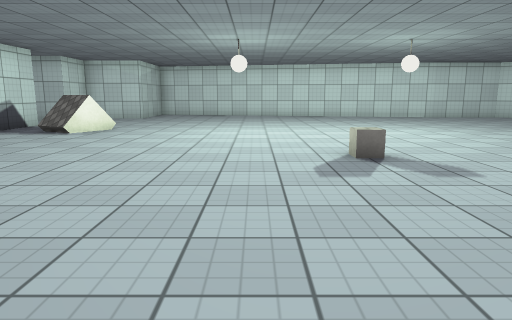
[1] (above)

17 first-person views from a walk through a 3-D level made in the Unity game engine. The camera is 1.3 m above the floor, tilts 10° down and sees 70° across. The floor is counted in squares, 1.2 m on a side. Each view is taken from the middle of a square. On the plan, view 1 faces up. The plan holds only what a view shows up to about 14 squares ahead; the rest is blank. The player character is not drawn. Surface patterns are stand-ins for the level's own textures.

[2]
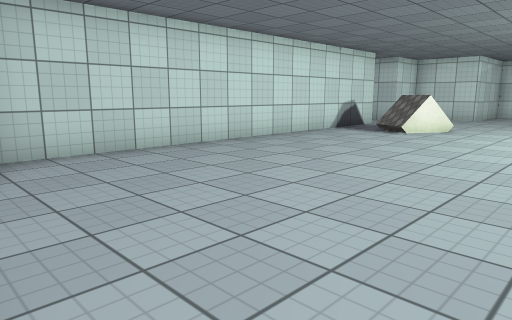

[3]
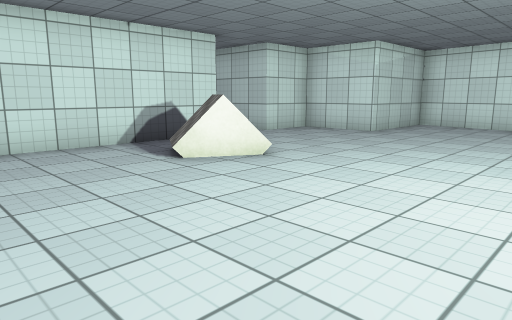

[4]
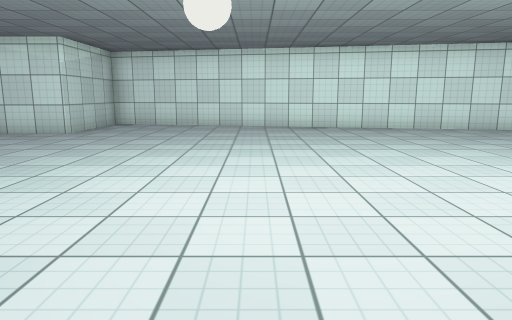

[5]
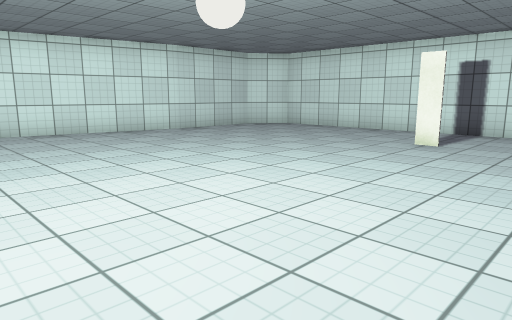

[6]
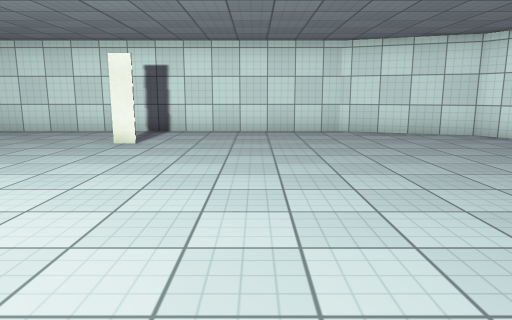

[7]
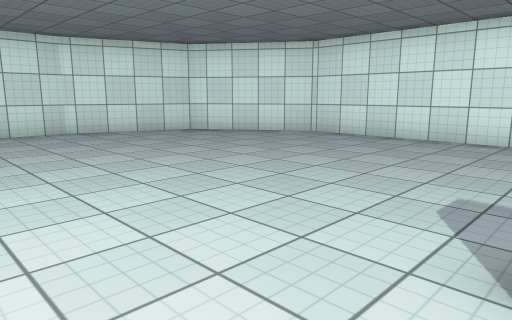

[8]
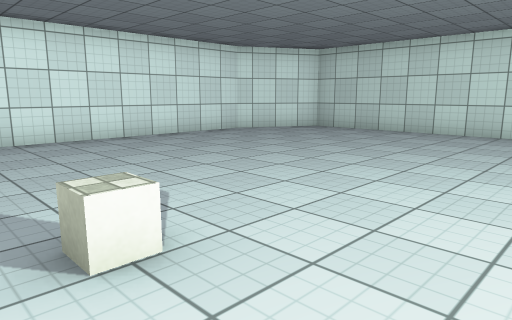

[9]
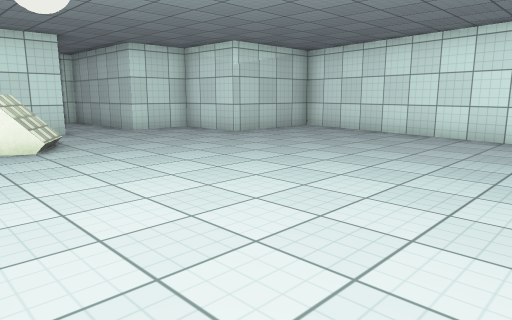

[10]
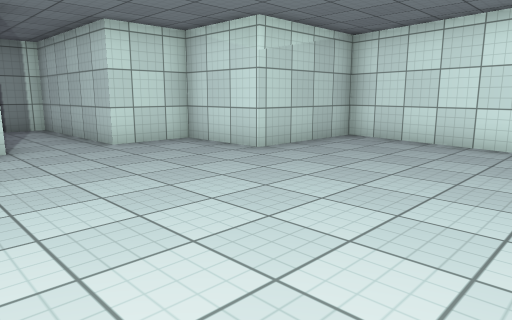

[11]
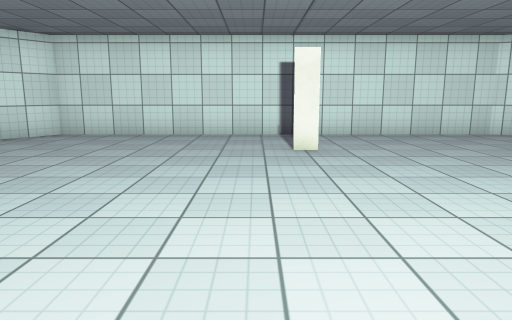

[12]
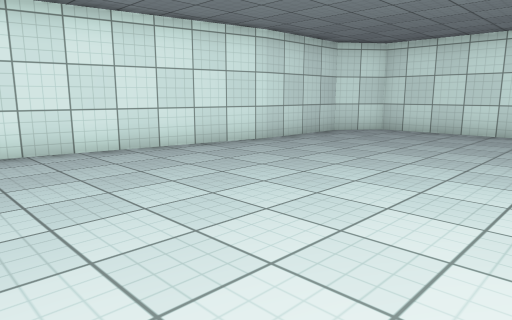

[13]
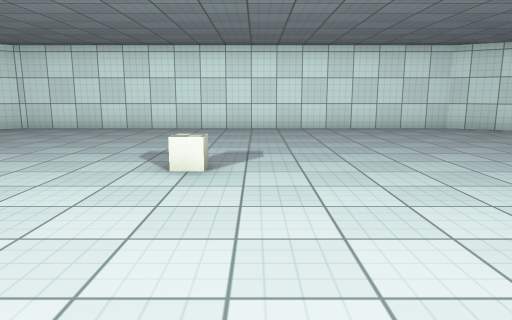

[14]
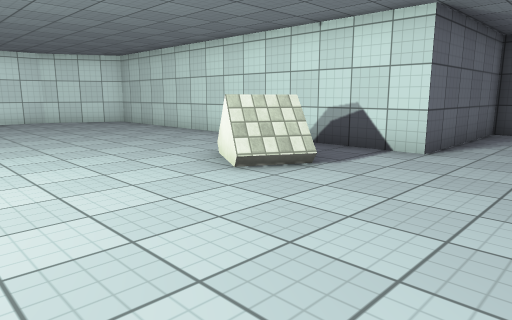

[15]
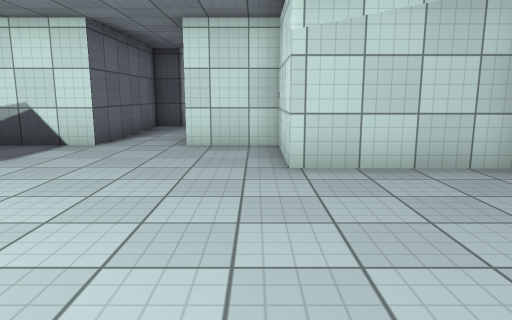

[16]
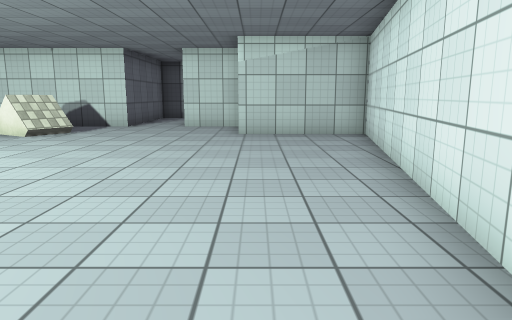

[17]
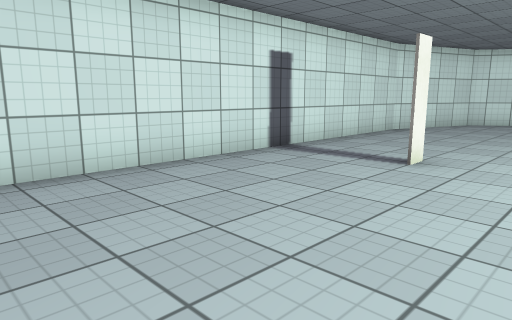

### Floor plan
Points are (right, up) in squares from view 1. A wall is a line through its corners. A room is listed if a view was taken in it or the views show most of it. See-through windows are left out.
Room 1 (views 1, 2, 3, 4, 5, 6, 7, 8, 9, 10, 11, 12, 13, 14, 15, 16, 17)
walls: (10.3, 10.6) (10.3, 11.2); (-5.4, 17.5) (-8, 17.5) (-8, 15.5) (-12.9, 15.5) (-12.9, 13.5) (-8, 13.5) (-8, 1.1) (-5.4, -0.3) (8.8, -0.3) (12, 2) (13.3, 5.4) (13.3, 17.5) (12, 18.5) (8.8, 18.5) (-5.4, 21.1) (-5.4, 17.5)
objects: other object (-6, 12); other object (2, 7)

Positions as (right, up) in squares from view 1, and headings:
1: (0, 0), facing up
2: (-1, 0), facing up-left
3: (0, 7), facing up-left
4: (0, 7), facing up
5: (2, 8), facing up-right
6: (2, 8), facing right
7: (2, 9), facing down-right
8: (3, 9), facing down-left
9: (3, 10), facing up-left
10: (0, 12), facing up-left
11: (3, 12), facing right
12: (2, 12), facing up-right
13: (1, 12), facing down
14: (-1, 16), facing down-left
15: (0, 17), facing left
16: (5, 18), facing left
17: (8, 17), facing down-right
